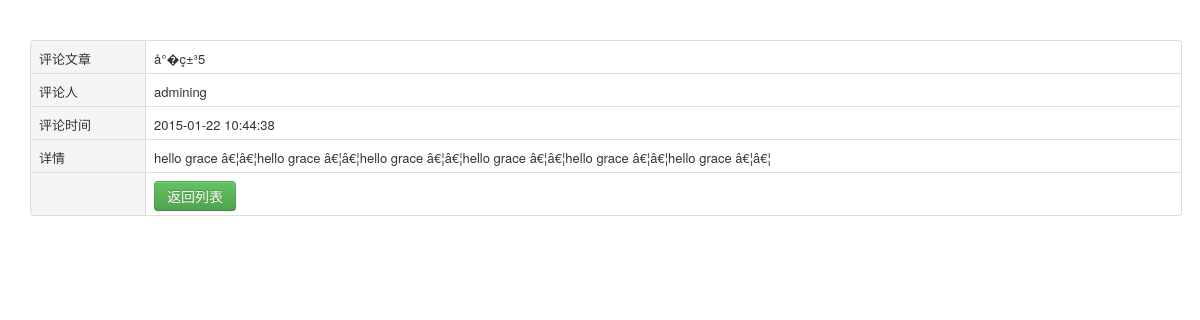
The page /admin/Node/opcomment.php?op=look&cid=1 on the database its author committed.
### tables this page shows
CREATE TABLE IF NOT EXISTS `t_publish` (
  `pid` int(11) NOT NULL AUTO_INCREMENT COMMENT 'ä¿¡æ�¯ç¼–å�·',
  `uid` int(11) NOT NULL COMMENT 'ç”¨æˆ·ç¼–å�·',
  `pitem` varchar(12) NOT NULL COMMENT 'ç‰©å“�ç±»åž‹',
  `pname` varchar(20) NOT NULL COMMENT 'ç‰©å“�å��ç§°',
  `plocation` varchar(50) NOT NULL COMMENT 'ç‰©å“�æ�¡åˆ°&ä¸¢å¤±åœ°ç‚¹',
  `ptime` datetime NOT NULL COMMENT 'ç‰©å“�æ�¡åˆ°&ä¸¢å¤±æ—¶é—´',
  `pimage` varchar(20) NOT NULL COMMENT 'ç‰©å“�å›¾ç‰‡',
  `pdetails` text NOT NULL COMMENT 'è¯¦æƒ…æ��è¿°',
  `ptype` int(1) NOT NULL COMMENT 'å�‘å¸ƒä¿¡æ�¯ç±»åˆ«',
  `pdate` varchar(30) NOT NULL COMMENT 'æ�¡åˆ°&ä¸¢å¤±æ—¶é—´*',
  `psucceed` int(11) NOT NULL DEFAULT '0' COMMENT 'æ˜¯å�¦æˆ�åŠŸæ‰¾å›ž',
  PRIMARY KEY (`pid`)
);

CREATE TABLE IF NOT EXISTS `t_user` (
  `uid` int(11) NOT NULL AUTO_INCREMENT COMMENT 'ç”¨æˆ·ç¼–å�·',
  `uname` varchar(12) NOT NULL COMMENT 'æ˜µç§°',
  `uemail` varchar(30) NOT NULL COMMENT 'é‚®ç®±',
  `upwd` varchar(12) NOT NULL COMMENT 'å¯†ç �',
  `utel` char(11) NOT NULL COMMENT 'æ‰‹æœº',
  `uqq` varchar(13) NOT NULL COMMENT 'QQ',
  `upower` int(1) NOT NULL COMMENT 'æ�ƒé™�',
  `uheader` varchar(20) NOT NULL DEFAULT 'head_photo.png' COMMENT 'å¤´åƒ�è·¯å¾„',
  PRIMARY KEY (`uid`)
);

CREATE TABLE IF NOT EXISTS `t_comment` (
  `cid` int(11) NOT NULL AUTO_INCREMENT COMMENT 'è¯„è®ºç¼–å�·',
  `pid` int(11) NOT NULL COMMENT 'å�‘å¸ƒä¿¡æ�¯çš„ç¼–å�·',
  `uid` int(11) NOT NULL COMMENT 'è¯„è®ºè€…ç¼–å�·',
  `ctime` datetime NOT NULL COMMENT 'è¯„è®ºæ—¶é—´',
  `cdetails` text NOT NULL COMMENT 'è¯„è®ºå†…å®¹',
  PRIMARY KEY (`cid`)
);

### admin/Node/opcomment.php (the view, shortened to what this page needs)
<!DOCTYPE html>
<html>
<head>
    <link rel="stylesheet" type="text/css" href="../Css/bootstrap.css" />
    <link rel="stylesheet" type="text/css" href="../Css/bootstrap-responsive.css" />
    <link rel="stylesheet" type="text/css" href="../Css/style.css" />
</head>
<body>
<?php
$cid = $_GET['cid'];
$op = $_GET['op'];
if(!empty($cid)){
    $arr = mysql_fetch_assoc(mysql_query("select * from t_comment where cid = '".$cid."' "));
        $cid = $arr['cid'];
        $pid = $arr['pid'];
        $ctime = $arr['ctime'];
        $cdetails = $arr['cdetails'];
        $uid = $arr['uid'];
        $array = mysql_fetch_assoc(mysql_query("select * from t_user where uid = '".$uid."' "));
        $uname = $array['uname'];
        $parray = mysql_fetch_assoc(mysql_query("select * from t_publish where pid = '".$pid."' "));
        $pname = $parray['pname'];
    if($op == "look"){
?>
    <table style="margin:40px 0 0 30px;" class="table table-bordered table-hover definewidth m10">
        <tr>
            <td width="10%" class="tableleft">评论文章</td>
            <td><?php  echo $pname;?></td>
        </tr>
        <tr>
            <td width="10%" class="tableleft">评论人</td>
            <td><?php  echo $uname;?></td>
        </tr>
        <tr>
            <td width="10%" class="tableleft">评论时间</td>
            <td><?php  echo $ctime;?></td>
        </tr>
        <tr>
            <td class="tableleft">详情</td>
            <td ><?php  echo $cdetails;?></td>
        </tr>
        <tr>
            <td class="tableleft"></td>
            <td><a href="comment.php">
            <button type="button" class="btn btn-success" name="backid" id="backid">返回列表</button></a>
            </td>
        </tr>
    </table>
<?php
    }else if($op=="del"){
        include_once "../../php/conn.php";
        include_once "../../php/function.php";
        $insql = "delete from t_comment where cid='$cid'";
        $rowsNum = $conne->uidRst($insql);
        if($rowsNum)
        {
            $conne->close_conn();
            echo_message("删除成功！",6);
        }else {
            echo $conne->msg_error();
        }
?>
<?php
    }
}
?>
</body>
</html>

### admin/Css/style.css (style rules this page uses)
body { font-size: 13px; }
.table td, .table th { padding-top: 8px; padding-bottom: 4px; line-height:20ppx; }
.definewidth { width:96%; margin:auto; }
.m10 { margin-top:10px; }
.tableleft { text-align:right; padding-left:5px; background-color:#f5f5f5; }

### admin/Node/opcomment.php (style rules this page uses)
body { padding-bottom: 40px; }

### rows shown on the page
t_publish: pname "å°�ç±³5"
t_user: uname "admining"
t_comment: ctime "2015-01-22 10:44:38", cdetails "hello grace â€¦â€¦hello grace â€¦â€¦hello grace â€¦â€¦hello grace â€¦â€¦hello grace â€¦â€¦hello grace â€¦â€¦"
